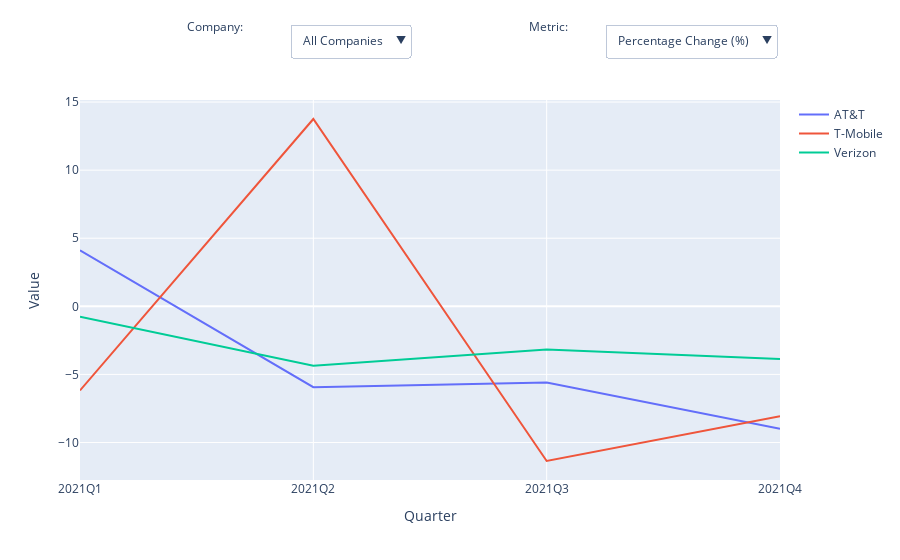

Notebook code for this chart:
### Code cell
# Create an empty figure object
fig = go.Figure()

# Add traces for all three companies (initially set to show 'Adj Close')
for company in companies:
    company_data = df_tele[df_tele['Company'] == company]
    fig.add_trace(go.Scatter(x=company_data['Quarter'], y=company_data['Percentage Change (%)'], mode='lines', name=company))

# Create dropdowns for company selection and metric selection with adjusted labels
fig.update_layout(
    xaxis_title="Quarter",
    yaxis_title="Value",
    updatemenus=[
        # Dropdown for selecting company
        dict(
            buttons=[
                dict(
                    label="All Companies",
                    method="update",
                    args=[{"visible": [True, True, True]},
                          {"title": "Tele Data: Percentage Change (All Companies)"}]
                )
            ] + [
                dict(
                    label=company,
                    method="update",
                    args=[{"visible": [company == comp for comp in companies]},
                          {"title": f"Tele Data: Quarterly Volume ({company})"}]
                ) for company in companies
            ],
            direction="down",
            showactive=True,
            x=0.30,  # Adjust position to fit inline with label
            xanchor="left",
            y=1.2,
            yanchor="top",
        ),
        # Dropdown for selecting metric (e.g., Adj Close, Volume, etc.)
        dict(
            buttons=[dict(
                label=metric,
                method="update",
                args=[{"y": [df_tele[df_tele['Company'] == company][metric] for company in companies]},
                      {"title": f"Tele Data: {metric}"}]
            ) for metric in available_columns],
            direction="down",
            showactive=True,
            x=0.75,  # Adjust position to fit inline with label
            xanchor="left",
            y=1.2,
            yanchor="top",
        )
    ]
)

# Add labels for dropdowns (Company: DROPDOWN  Metric: DROPDOWN)
fig.add_annotation(x=0.15, y=1.22, xref='paper', yref='paper', showarrow=False, text="Company:", font=dict(size=12))
fig.add_annotation(x=0.70, y=1.22, xref='paper', yref='paper', showarrow=False, text="Metric:", font=dict(size=12))

# Show the figure
fig.show()

### Figure 1 — Plotly figure (JSON) as saved in the notebook; plotly's stock layout.template omitted (floating-point values rounded to 4 significant figures)
{"data": [{"mode": "lines", "name": "AT&T", "type": "scatter", "x": ["2021Q1", "2021Q2", "2021Q3", "2021Q4"], "y": [4.11, -5.94, -5.599, -8.984]}, {"mode": "lines", "name": "T-Mobile", "type": "scatter", "x": ["2021Q1", "2021Q2", "2021Q3", "2021Q4"], "y": [-6.177, 13.76, -11.36, -8.078]}, {"mode": "lines", "name": "Verizon", "type": "scatter", "x": ["2021Q1", "2021Q2", "2021Q3", "2021Q4"], "y": [-0.7647, -4.357, -3.18, -3.867]}], "layout": {"annotations": [{"font": {"size": 12}, "showarrow": false, "text": "Company:", "x": 0.15, "xref": "paper", "y": 1.22, "yref": "paper"}, {"font": {"size": 12}, "showarrow": false, "text": "Metric:", "x": 0.7, "xref": "paper", "y": 1.22, "yref": "paper"}], "updatemenus": [{"buttons": [{"args": [{"visible": [true, true, true]}, {"title": "Tele Data: Percentage Change (All Companies)"}], "label": "All Companies", "method": "update"}, {"args": [{"visible": [true, false, false]}, {"title": "Tele Data: Quarterly Volume (AT&T)"}], "label": "AT&T", "method": "update"}, {"args": [{"visible": [false, true, false]}, {"title": "Tele Data: Quarterly Volume (T-Mobile)"}], "label": "T-Mobile", "method": "update"}, {"args": [{"visible": [false, false, true]}, {"title": "Tele Data: Quarterly Volume (Verizon)"}], "label": "Verizon", "method": "update"}], "direction": "down", "showactive": true, "x": 0.3, "xanchor": "left", "y": 1.2, "yanchor": "top"}, {"buttons": [{"args": [{"y": [[4.11, -5.94, -5.599, -8.984], [-6.177, 13.76, -11.36, -8.078], [-0.7647, -4.357, -3.18, -3.867]]}, {"title": "Tele Data: Percentage Change (%)"}], "label": "Percentage Change (%)", "method": "update"}, {"args": [{"y": [[3620696860, 3756694829, 2709809752, 4452803979], [298304900, 258023500, 286484700, 324331000], [1270636400, 1031240300, 951584000, 1373874500]]}, {"title": "Tele Data: Quarterly Volume"}], "label": "Quarterly Volume", "method": "update"}, {"args": [{"y": [[2.994, -4.828, -6.507, -9.359], [-6.709, 15.07, -11.61, -8.735], [-1.374, -3.43, -3.863, -3.813]]}, {"title": "Tele Data: Quarter ROI (%)"}], "label": "Quarter ROI (%)", "method": "update"}, {"args": [{"y": [[44.91, -72.42, -97.61, -140.4], [-100.6, 226.1, -174.1, -131.0], [-20.61, -51.45, -57.94, -57.2]]}, {"title": "Tele Data: ROI on $1500 ($)"}], "label": "ROI on $1500 ($)", "method": "update"}], "direction": "down", "showactive": true, "x": 0.75, "xanchor": "left", "y": 1.2, "yanchor": "top"}], "xaxis": {"title": {"text": "Quarter"}}, "yaxis": {"title": {"text": "Value"}}}}
